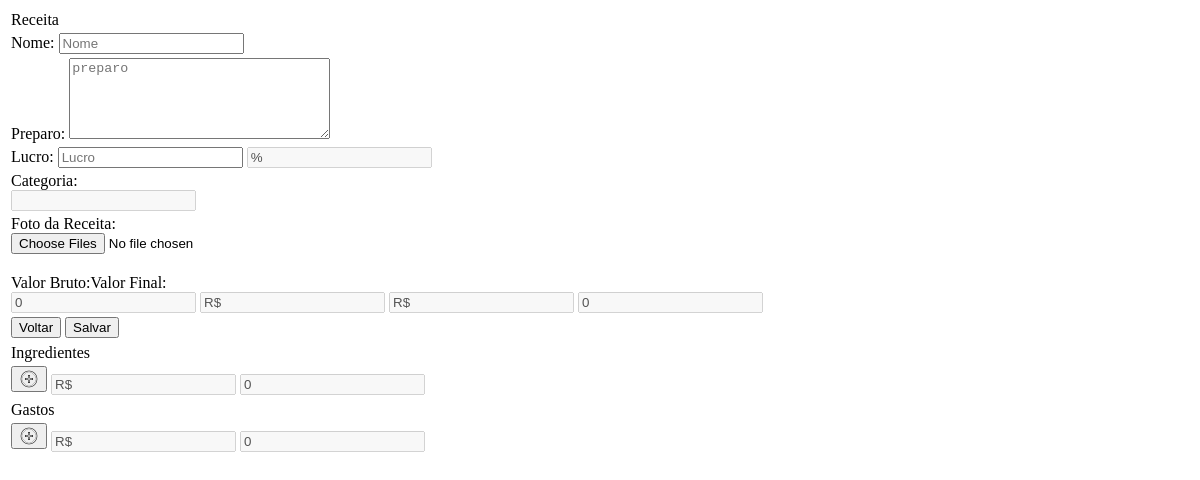
The page /View/ReceitaInsere.php on the database as committed earlier.
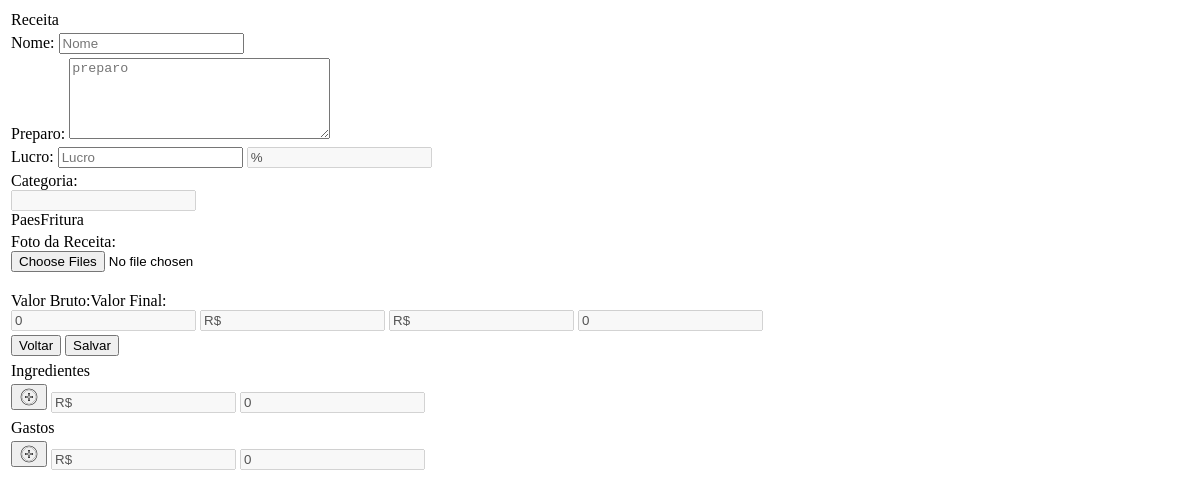
The same page on the database as committed later.
### tables this page shows
CREATE TABLE `tbcategoria` (
  `idcategoria` int(11) NOT NULL,
  `nome_categoria` varchar(45) NOT NULL
);

### DAO/Conexao.php (called while the page is built)
<?php
class Conexao{
   static function conectar(){
    $host="localhost";
    $user="root";
    $password="bancodedados";
    $banco="maissabor";
    try{
      $con = new PDO("mysql:host=$host;dbname=$banco",$user,$password);
      $con->setAttribute(PDO::ATTR_ERRMODE, PDO::ERRMODE_EXCEPTION);
      return $con;
   }
   catch(PDOException $e){
       echo "Error: ".$e->getMessage();
   }
   }
 }
?>

### Controller/MateriaPrimaControl.php (called while the page is built, shortened)
<?php
require_once '../DAO/MateriaPrimaDAO.php';
class MateriaPrimaControl
{
   public function listar()
   {
	   $materiaprimaDAO = new MateriaPrimaDAO;
	   return $materiaprimaDAO->listar();
   }
}

### DAO/MateriaPrimaDAO.php (called while the page is built, shortened)
<?php
require_once 'Conexao.php';
class MateriaPrimaDAO{
   private $con;
   function __construct()
   {
       $this->con=Conexao::conectar();
   }
   public function listar() {
	   try{
		$stmt = $this->con->prepare('SELECT * FROM tbmateria_prima');
		$stmt->execute();
		$result = $stmt->fetchAll();
		return $result;
	   }
	   catch(PDOException $e){
		echo "Error: ".$e->getMessage();
	}
   }
}
?>

### Controller/GastoExtraControl.php (called while the page is built, shortened)
<?php
require_once '../DAO/GastoExtraDAO.php';
class GastoExtraControl{
   public function listar()
   {
	   $GastoExtraDAO = new GastoExtraDAO;
	   return $GastoExtraDAO->listar();
   }
}

### DAO/GastoExtraDAO.php (called while the page is built, shortened)
<?php
require_once 'Conexao.php';
class GastoExtraDAO{
   private $con;
   function __construct()
   {
       $this->con=Conexao::conectar();
   }
   public function listar() {
	   try{
		$stmt = $this->con->prepare('SELECT * FROM tbgastos_extras');
		$stmt->execute();
		$result = $stmt->fetchAll();
		return $result;
	   }
	   catch(PDOException $e){
		echo "Error: ".$e->getMessage();
	}
   }
}
?>

### Controller/CategoriaControl.php (called while the page is built, shortened)
<?php
require_once '../DAO/CategoriaDAO.php';
class CategoriaControl
{
   public function listar()
   {
	   $categoriaDAO = new CategoriaDAO;
	   return $categoriaDAO->listar();
   }
}

### DAO/CategoriaDAO.php (called while the page is built, shortened)
<?php
require_once 'Conexao.php';
class CategoriaDAO{
   private $con;
   function __construct()
   {
       $this->con=Conexao::conectar();
   }
   public function listar() {
	   try{
		$stmt = $this->con->prepare('SELECT * FROM tbcategoria');
		$stmt->execute();
		$result = $stmt->fetchAll();
		return $result;
	   }
	   catch(PDOException $e){
		echo "Error: ".$e->getMessage();
	}
   }
}
?>

### View/ReceitaInsere.php (the view, shortened to what this page needs)
<!DOCTYPE html>
<html>
<head>
</head>
<?php
 require_once("../Controller/CategoriaControl.php");
 $c= new CategoriaControl();
 $categorias=$c->listar();
 require_once("../Controller/MateriaPrimaControl.php");
 $m= new MateriaPrimaControl();
 $materias=$m->listar();
 $materias=json_encode($materias);
 require_once("../Controller/GastoExtraControl.php");
 $g= new GastoExtraControl();
 $gastos=$g->listar();
 $gastos=json_encode($gastos);
 ?>
    <body>
        <div class="row">
             <div class="rece">
                <table class="tab-receita">
                    <tr><td>Receita</td></tr>
                        <td class="td-log">
                            <div class="input-group">
                                <label>Nome:</label>
                                <input type="text" name="nome" id="nome" placeholder="Nome">
                            </div>
                        </td>
                    <tr>
                        <td class="td-log">
                            <div class="input-group">
                                <label>Preparo:</label>
                                <textarea rows="5" cols="30" name="preparo" id="preparo" placeholder="preparo"></textarea>
                            </div>
                        </td>
                    </tr>
                    <tr>
                        <td class="td-log">
                            <div class="input-group">
                                <label>Lucro:</label>
                                <input type="number" onKeyUp="cal_bruto(this.value)" min="0" name="lucro" id="lucro" placeholder="Lucro">
                                <input class="val_ingre_cifrao" type="text" name="por" value="%" id="por" disabled>
                            </div>
                        </td>
                    </tr>
                    <tr>
                    <td class="td-log">
                            <div class="input-group">
                                <label>Categoria:</label>
                                <div class="dropdown-cat">
                                    <input type="text" disabled name="tbCategoria_nome_categoria" id="tbCategoria_nome_categoria" class="dropbtn-cat"/>
                                    <div class="dropdown-content-cat">
                                         <?php
                                            for($i=0; $i<sizeof($categorias); $i++){
                                                echo "<a onclick='sel_cat(&quot;" .$categorias[$i]["nome_categoria"]. "&quot;)' >" .$categorias[$i]["nome_categoria"]."</a>";
                                            }
                                        ?>
                                    </div>
                                </div>
                            </div>
                        </td>
                    </tr>
                    <tr>
                        <td class="td-log">
                            <div class="input-group">
                                <label>Foto da Receita:</label>
                                <form id="myForm2" method="post" enctype="multipart/form-data">
                                    <input type="file" name="files" multiple />
                                </form>
                            </div>
                        </td>
                    </tr>
                    <tr>
                        <td class="td-log">
                            <div class="input-group">
                                    <label for="valor_receita" >Valor Bruto:</label><label for="valor_valor_final" class="rightf">Valor Final:</label><br>
                                    <input type="number" class="val_bruto" value="0" step="0.01" min="0" name="valor_receita" id="valor_receita" disabled>
                                    <input class="val_bruto_cifrao" type="text" name="sifrao" value="R$" id="sifrao_valorGT" disabled>
                                    <input class="val_ingre_cifrao" type="text" name="sifrao" value="R$" id="sifrao_valorGT" disabled>
                                    <input class="val_ingre_total" type="number" step="0.01" value="0" min="0" name="valor_final" id="valor_final" disabled>
                            </div>
                        </td>
                    </tr>
                    <tr>
                        <td class="forms" >
                        <button onclick="receita(2)" >Voltar</button>
                        <button id="submit" onclick='receita(5)'>Salvar</button>
                        </td>
                    </tr>
                </table>
            </div>
             <div class="rece">
                <table id="plus_ingrediente" class="tab-receita" >
                    <tr><td>Ingredientes</td></tr>
                        <td class="td-log">
                            <div class="input-group">
                                <button onclick='plus_ingrediente(<?php echo $materias ?>)'> <img src="img/plus.png"  width="20" height="20"></button>
                                <input class="val_ingre_cifrao" type="text" name="sifrao" value="R$" id="sifrao_valorIT" disabled>
                                <input class="val_ingre_total" value="0" type="number" step="0.01" min="0" name="ingreT" id="ingreT" disabled>
                            </div>
                        </td>
                </table>
            </div>
            <div class="rece">
                <table id="plus_gasto" class="tab-receita" >
                    <tr><td>Gastos</td></tr>
                        <td class="td-log">
                            <div class="input-group">
                                <button onclick='plus_gasto(<?php echo $gastos ?>)'> <img src="img/plus.png"  width="20" height="20"></button>
                                <input class="val_ingre_cifrao" type="text" name="sifrao" value="R$" id="sifrao_valorGT" disabled>
                                <input class="val_ingre_total" value="0" type="number" step="0.01" min="0" name="gastoT" id="gastoT" disabled>
                            </div>
                        </td>
                </table>
            </div>
        </div>
    </body>
</html>

Rows that differ between the two databases and show on the page:
added tbcategoria: nome_categoria "Paes"
added tbcategoria: nome_categoria "Fritura"
